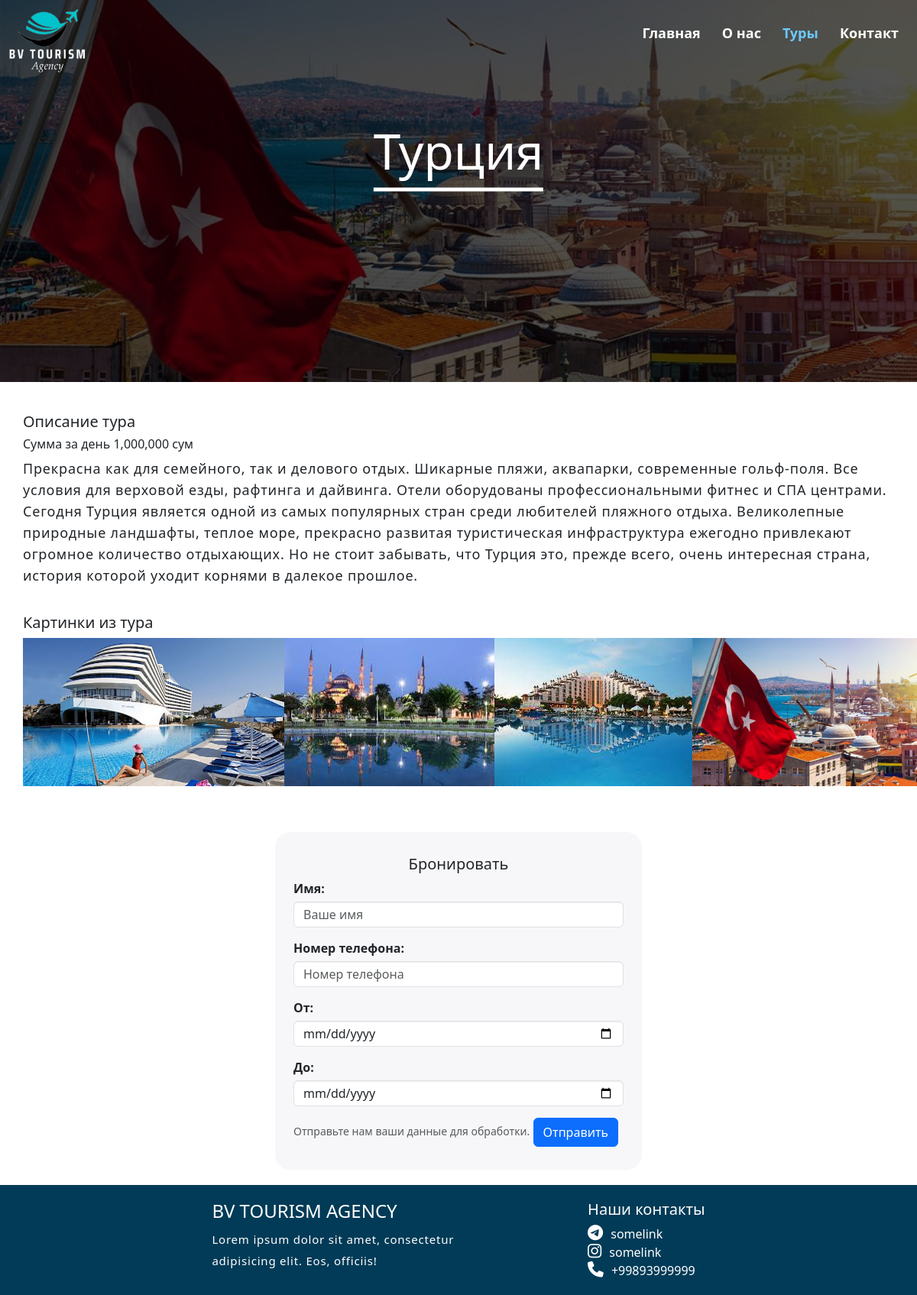
The app's page /info/turciya with its own data.
### tour/models.py (models this page shows, shortened)
class Tours(models.Model):
    name = models.CharField(max_length=100, verbose_name='Название')
    slug = models.SlugField(unique=True, null=True)
    description = models.TextField(verbose_name='Описание')
    price = models.CharField(max_length=100, verbose_name='Цена')
    main_image = models.ImageField(upload_to='tour_photos/', verbose_name='Лицевое изображение')
    days = models.IntegerField(default=0, verbose_name='На сколько дней расчитан тур')
    everyday = models.CharField(default='Сумма не выбрана', max_length=100, verbose_name='Дневная оплата')
    class Meta:
        verbose_name = 'Тур'
        verbose_name_plural = 'Туры'

class Photos(models.Model):
    image = models.ImageField(upload_to='tour/photos/', verbose_name='Изображения тура')
    tour = models.ForeignKey(Tours, on_delete=models.CASCADE, verbose_name='Связан к туру', related_name='images')
    class Meta:
        verbose_name = 'Изображение'
        verbose_name_plural = 'Изображения'

### tour/views.py (the view)
# urls.py: path('info/<slug:slug>', info, name='info'),
def info(request, slug):
    tour = Tours.objects.get(slug=slug)
    context = {
        'tour': tour,
        'white': True,
        'nav': navlinks,
        'active': navlinks[2]['title']
    }
    return render(request, 'tour/info_tour.html', context)

### tour/templates/tour/info_tour.html (shortened to what this page needs)
{% extends 'base.html' %}
{% load static %}
{% block main %}
<body>
<div class="container-fluid poster-block">
    <div class="poster">
        <div class="overlay"></div>
        <img src="{{ tour.main_image.url }}" alt="">
        <div class="title">{{ tour.name }}</div>
    </div>
</div>
<div class="container detail">
    <div class="info">
        <h5>Описание тура</h5>
        <h6>Сумма за день <span>{{ tour.everyday }}</span></h6>
        <p>
            {{ tour.description }}
        </p>
    </div>
    <div class="callery-block">
        <div class="h5">Картинки из тура</div>
        <div class="gallery">
            {% for image in tour.images.all %}
            <img src="{{ image.image.url }}" alt="{{ tour.name }} - Изображение">
            {% endfor %}
        </div>
    </div>
</div>
<div class="container form">
    <h5 class="title">Бронировать</h5>
    <form>
      <div class="form-group">
        <label for="exampleInputEmail1">Имя:</label>
        <input type="email" class="form-control" id="exampleInputEmail1" aria-describedby="emailHelp" placeholder="Ваше имя"">
      </div>
      <div class="form-group">
        <label for="exampleInputPassword1">Номер телефона:</label>
        <input type="tel" class="form-control" id="exampleInputPassword1" placeholder="Номер телефона">
      </div>
        <div class="form-group">
        <label for="exampleInputPassword1">От:</label>
        <input type="date" class="form-control" id="exampleInputPassword1" placeholder="Номер телефона">
      </div>
        <div class="form-group">
        <label for="exampleInputPassword1">До:</label>
        <input type="date" class="form-control" id="exampleInputPassword1" placeholder="Номер телефона">
      </div>
        <small id="emailHelp" class="form-text text-muted">Отправьте нам ваши данные для обработки.</small>
      <button type="submit" class="btn btn-primary">Отправить</button>
    </form>
</div>
</body>
{% endblock main %}

### templates/base.html (shortened to what this page needs)
<!DOCTYPE html>
<html lang="en">
{% load static %}
<head>
    <link rel="stylesheet" href="{% static 'tour/css/bootstrap.min.css' %}">
    <link rel="stylesheet" href="{% static 'tour/css/custom.css' %}">
    <link rel="stylesheet" type="text/css" href="{% static 'tour/css/loaders.css' %}"/>
    <link rel="stylesheet" href="{% static 'tour/css/magnific-popup.css' %}">
    <link rel="stylesheet" href="{% static 'tour/css/animate.min.css' %}">
    <link rel="stylesheet" href="{% static 'tour/css/font-awesome.min.css' %}">
    <link rel="stylesheet" href="{% static 'tour/css/nivo-lightbox.css' %}">
    <link rel="stylesheet" href="{% static 'tour/css/nivo_themes/default/default.css' %}">
    <link rel="stylesheet" href="{% static 'tour/css/hover-min.css' %}">
    <link rel="stylesheet" href="{% static 'tour/css/contact-input-style.css' %}">
    <link rel="stylesheet" href="{% static 'tour/css/style.css' %}">
    <link rel="stylesheet" href="https://cdn.jsdelivr.net/npm/bootstrap@5.3.2/dist/css/bootstrap.min.css">
    <link rel="stylesheet" href="https://cdnjs.cloudflare.com/ajax/libs/font-awesome/6.5.1/css/all.min.css" />
</head>
{% include 'components/_navbar.html' %}
{% block main %}
{% endblock main %}
{% block footer %}
{% include 'components/_footer.html' %}
{% endblock footer %}
</html>

### templates/components/_navbar.html (shortened to what this page needs)
{% load static %}
<!DOCTYPE html>
<html lang="en">
<head>
</head>
<body>
<nav class="container-fluid">
    <div class="logo_container">
        {% if white %}
            <img src="{% static 'tour/images/logo/Logo_white.png' %}" alt="Логотип" class="logo">
        {% else %}
            <img src="{% static 'tour/images/logo/Logo_black.png' %}" alt="Логотип" class="logo">
        {% endif %}
    </div>
    <div class="navlinks">
        {% for n in nav %}
            {% if active == n.title %}
                <a class="active-nav-link" href="{% url n.link %}">{{n.title}}</a>
            {% else %}
                <a href="{% url n.link %}">{{n.title}}</a>
            {% endif %}
        {% endfor %}
    </div>
</nav>
</body>
</html>

### templates/components/_footer.html (shortened to what this page needs)
<!DOCTYPE html>
<html lang="en">
<head>
</head>
<body>
<footer>
    <div class="container">
        <div class="brand">
        <h4>BV TOURISM AGENCY</h4>
            <p>Lorem ipsum dolor sit amet, consectetur adipisicing elit. Eos, officiis!</p>
        </div>
        <div class="contacts">
            <h5>Наши контакты</h5>
            <div class="link-group">
                <a href="">
                    <i class="fa-brands fa-telegram"></i>
                </a>
                somelink
            </div>
            <div class="link-group">
                <a href="">
                    <i class="fa-brands fa-instagram"></i>
                </a>
                somelink
            </div>
            <div class="link-group">
                <a href="">
                    <i class="fa-solid fa-phone"></i>
                </a>
                +99893999999
            </div>
        </div>
    </div>
</footer>
</body>
</html>

### templates/components/_scripts.html (shortened to what this page needs)
{% load static %}

### tour/static/tour/css/custom.css (style rules this page uses)
html,body { width: 100%; overflow-x: hidden; }
html { font-size: 100%; }
body { font-family: 'Open Sans', sans-serif; font-weight: 400; }
h1,h2,h3, .btn { font-family: 'Alegreya', serif; font-weight: 700; }
p { font-size: 18px; letter-spacing: 0.8px; line-height: 28px; }
a { text-decoration: none !important; }
footer { float: left; width: 100%; color: #fff; padding: 30px 0 }

### tour/static/tour/css/contact-input-style.css (style rules this page uses)
*, *:after, *:before { -webkit-box-sizing: border-box; box-sizing: border-box; }

### tour/static/tour/css/style.css (style rules this page uses)
body { font-family: 'Segoe UI', Tahoma, Geneva, Verdana, sans-serif; margin: 0; padding: 0; }
nav { position:absolute; background-color: transparent; overflow: hidden; text-align: right; z-index: 2; margin-top: 10px; height: 100px; display: flex; width: 95%; justify-content: space-around; }
.logo_container { position: relative; width: 30%; }
.navlinks { width: 70%; }
.logo { position: absolute; left:0; width: 100px; }
nav a { font-weight: bold; display: inline-block; color: white; text-align: center; padding: 20px 12px; text-decoration: none; font-size: 18px; transition: color 0.3s; }
nav a.active-nav-link { color: #6cc9ff; }
footer { background-color: #013b57 !important; }
.form { width: 100%; padding-left: 20px; }

### tour/templates/tour/info_tour.html (style rules this page uses)
.container-fluid.poster-block { width: 100% !important; margin: 0; padding: 0; }
.container-fluid.poster-block .poster { position: relative; }
.container-fluid.poster-block .poster img { width: 100% !important; height: 500px; object-fit: cover; fillter: grayscale(50%); }
.overlay { background-color: rgba(0, 0, 0, 0.68); top: 0; left: 0; width: 100%; height: 100%; position: absolute; z-index: 1; }
.container-fluid.poster-block .poster .title { position: absolute; top: 40%; left: 50%; font-size: 4rem; transform: translateX(-50%) translateY(-50%); color: white; z-index: 5; border-bottom: 5px solid white; }
.container.detail { padding: 40px 0; }
.callery-block { padding: 20px 0; }
.callery-block .gallery { display: flex; justify-content: space-between; }
.callery-block .gallery img { width: 30%; }
.container.form { width: 40%; background: #f7f7f9; border-radius: 20px; padding: 30px 0; margin-bottom: 20px; }
.container.form form { margin: 0 auto; width: 90%; }
.container.form h5 { text-align: center; }

### templates/components/_footer.html (style rules this page uses)
body { margin: 0; padding: 0; font-family: 'Segoe UI', Tahoma, Geneva, Verdana, sans-serif; }
footer { background-color: black; color: white; text-align: center; padding: 20px 0; }
footer p { margin: 0; }
footer a { color: white; }
footer .container { display: flex; justify-content: space-around; width: 100%; }
.link-group { display: flex; width: 100%; text-align: left; align-items: center; vertical-align: center; }
.link-group i { margin-right: 10px; font-size: 1.3rem; }
.brand { width: 30%; text-align: left; }
.brand p { font-size: 15px; }

### records on screen
Tours: main_image (picture), name "Турция", everyday "1,000,000 сум", description "Прекрасна как для семейного, так и делового отдых. Шикарные пляжи, аквапарки, современные гольф-поля. Все условия для верховой езды, рафтинга и дайвинга. Отели оборудованы профессиональными фитнес и СПА центрами. Сегодня Турция является одной из самых популярных стран среди любителей пляжного отдыха. Великолепные природные ландшафты, теплое море, прекрасно развитая туристическая инфраструктура ежегодно привлекают огромное количество отдыхающих. Но не стоит забывать, что Турция это, прежде всего, очень интересная страна, история которой уходит корнями в далекое прошлое."
Photos: image (picture)
Photos: image (picture)
Photos: image (picture)
Photos: image (picture)

### other values on screen
{{ n.title }} "Главная" "О нас" "Контакт"
{{ n.title }} "Туры"
